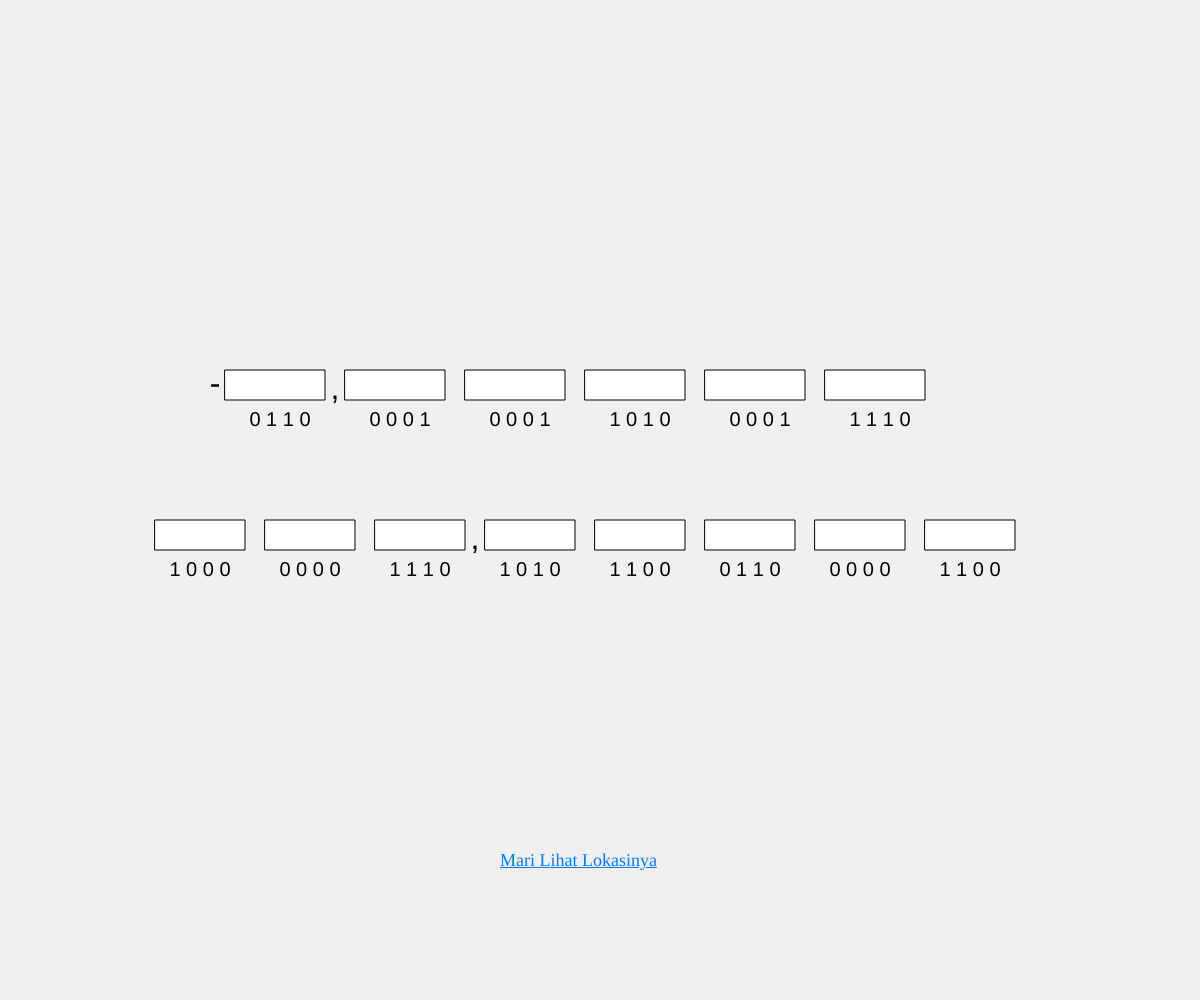
Frame 1 (no input)
Frame 60 (no input): identical to frame 1, image omitted
Frame 120 (the mouse pressed at the canvas centre since frame 60): identical to frame 1, image omitted

The p5.js sketch that drew this single still picture (run headless with seeded random() and noise() and a simulated clock; from frame 60 on, the mouse is pressed at the canvas centre):

// p5.js sketch
// ── sketch.js
let userAnswers1 = ["", "", "", "", "", ""]; // Array to store answers for 7 boxes (Top row)
let userAnswers2 = ["", "", "", "", "", "", "", ""]; // Array to store answers for 9 boxes (Bottom row)
let feedbacks1 = ["", "", "", "", "", ""]; // Feedback for top row
let feedbacks2 = ["", "", "", "", "", "", "", ""]; // Feedback for bottom row

let questions1 = [
  ["0", "1", "1", "0"], // Top row questions
  ["0", "0", "0", "1"],
  ["0", "0", "0", "1"],
  ["1", "0", "1", "0"],
  ["0", "0", "0", "1"],
  ["1", "1", "1", "0"],
];

let questions2 = [
  ["1", "0", "0", "0"], // Bottom row questions
  ["0", "0", "0", "0"],
  ["1", "1", "1", "0"],
  ["1", "0", "1", "0"],
  ["1", "1", "0", "0"],
  ["0", "1", "1", "0"],
  ["0", "0", "0", "0"],
  ["1", "1", "0", "0"],
];

let currentBox = 0; // To track the currently selected box
let startTime; // Variable to track the starting time

function setup() {
  createCanvas(windowWidth, windowHeight);
  textAlign(CENTER, CENTER);
  textSize(24);

  startTime = millis(); // Initialize the starting time
  loop(); // Ensure the draw function loops continuously

  // Create link reference
  let link = createA('https://www.google.com/maps/', 'Mari Lihat Lokasinya');
  link.position(width / 2 - 100, height - 150); // Position at the bottom center
  link.style('font-size', '18px');
  link.style('color', '#007BFF'); // Link color
  link.attribute('target', '_blank'); // Open in a new tab
}

function draw() {
  background(240);

  // Display the top row of input boxes
  for (let i = 0; i < 6; i++) {
    fill(255);
    rect(width / 2 - 375 + i * 120, height / 2 - 130, 100, 30); // Top row boxes
    fill(0);
    textSize(20);
    text(userAnswers1[i], width / 2 - 325 + i * 120, height / 2 - 110);
    text(feedbacks1[i], width / 2 - 325 + i * 120, height / 2 - 50);
    text(questions1[i].join(" "), width / 2 - 320 + i * 120, height / 2 - 80);

    if (i === 0) {
      textSize(32);
      text(",", width / 2 - 265 + i * 120, height / 2 - 110); // Comma for top row
    }
  }

  // Add minus symbol before the first box (top row)
  textSize(32);
  text("-", width / 2 - 385, height / 2 - 115);
  textSize(20);

  // Display the bottom row of input boxes
  for (let i = 0; i < 8; i++) {
    fill(255);
    rect(width / 2 - 445 + i * 110, height / 2 + 20, 90, 30); // Bottom row boxes
    fill(0);
    textSize(20);
    text(userAnswers2[i], width / 2 - 400 + i * 110, height / 2 + 38);
    text(feedbacks2[i], width / 2 - 400 + i * 110, height / 2 + 100);
    text(questions2[i].join(" "), width / 2 - 400 + i * 110, height / 2 + 70);

    if (i === 2) {
      textSize(32);
      text(",", width / 2 - 345 + i * 110, height / 2 + 40); // Comma for bottom row
      textSize(20);
    }
  }
}

function keyPressed() {
  if (keyCode === BACKSPACE) {
    if (currentBox < 6) {
      userAnswers1[currentBox] = userAnswers1[currentBox].slice(0, -1); // Top row
    } else {
      userAnswers2[currentBox - 6] = userAnswers2[currentBox - 6].slice(0, -1); // Bottom row
    }
  } else if (keyCode === ENTER) {
    if (currentBox < 6) {
      if (checkAnswer1(currentBox)) {
        feedbacks1[currentBox] = "Correct!";
        currentBox++;
      } else {
        feedbacks1[currentBox] = "Incorrect!";
      }
    } else {
      let boxIndex = currentBox - 6;
      if (checkAnswer2(boxIndex)) {
        feedbacks2[boxIndex] = "Correct!";
        currentBox++;
      } else {
        feedbacks2[boxIndex] = "Incorrect!";
      }
    }
  } else if (key.length === 1) {
    if (currentBox < 6) {
      userAnswers1[currentBox] += key; // Top row input
    } else {
      userAnswers2[currentBox - 7] += key; // Bottom row input
    }
  }
  redraw();
}

function checkAnswer1(boxIndex) {
  let correctAnswers1 = ["6", "8", "9", "6", "8", "9"]; // Correct answers for top row
  return userAnswers1[boxIndex] === correctAnswers1[boxIndex];
}

function checkAnswer2(boxIndex) {
  let correctAnswers2 = ["1", "0", "7", "5", "4", "2", "4", "1"]; // Correct answers for bottom row
  return userAnswers2[boxIndex] === correctAnswers2[boxIndex];
}
